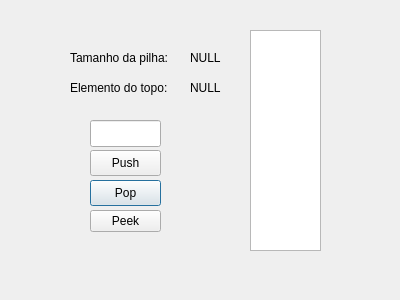
<?xml version="1.0" encoding="UTF-8"?>
<ui version="4.0">
 <class>windowpilha</class>
 <widget class="QDialog" name="windowpilha">
  <property name="geometry">
   <rect>
    <x>0</x>
    <y>0</y>
    <width>400</width>
    <height>300</height>
   </rect>
  </property>
  <property name="windowTitle">
   <string>Dialog</string>
  </property>
  <widget class="QPushButton" name="pushButton">
   <property name="geometry">
    <rect>
     <x>90</x>
     <y>180</y>
     <width>71</width>
     <height>26</height>
    </rect>
   </property>
   <property name="text">
    <string>Pop</string>
   </property>
  </widget>
  <widget class="QPushButton" name="OK">
   <property name="geometry">
    <rect>
     <x>90</x>
     <y>150</y>
     <width>71</width>
     <height>26</height>
    </rect>
   </property>
   <property name="text">
    <string>Push</string>
   </property>
  </widget>
  <widget class="QLabel" name="tamanhoPilha">
   <property name="geometry">
    <rect>
     <x>190</x>
     <y>50</y>
     <width>41</width>
     <height>16</height>
    </rect>
   </property>
   <property name="text">
    <string>NULL</string>
   </property>
  </widget>
  <widget class="QLabel" name="label">
   <property name="geometry">
    <rect>
     <x>70</x>
     <y>50</y>
     <width>111</width>
     <height>16</height>
    </rect>
   </property>
   <property name="text">
    <string>Tamanho da pilha:</string>
   </property>
  </widget>
  <widget class="QListWidget" name="listWidget">
   <property name="geometry">
    <rect>
     <x>250</x>
     <y>30</y>
     <width>71</width>
     <height>221</height>
    </rect>
   </property>
   <property name="layoutDirection">
    <enum>Qt::LeftToRight</enum>
   </property>
   <property name="styleSheet">
    <string notr="true"/>
   </property>
   <property name="movement">
    <enum>QListView::Static</enum>
   </property>
   <property name="flow">
    <enum>QListView::TopToBottom</enum>
   </property>
   <property name="isWrapping" stdset="0">
    <bool>false</bool>
   </property>
   <property name="layoutMode">
    <enum>QListView::SinglePass</enum>
   </property>
  </widget>
  <widget class="QLabel" name="resultadoTop">
   <property name="geometry">
    <rect>
     <x>190</x>
     <y>80</y>
     <width>41</width>
     <height>16</height>
    </rect>
   </property>
   <property name="text">
    <string>NULL</string>
   </property>
  </widget>
  <widget class="QLabel" name="label_2">
   <property name="geometry">
    <rect>
     <x>70</x>
     <y>80</y>
     <width>111</width>
     <height>16</height>
    </rect>
   </property>
   <property name="text">
    <string>Elemento do topo:</string>
   </property>
  </widget>
  <widget class="QLineEdit" name="entrada">
   <property name="geometry">
    <rect>
     <x>90</x>
     <y>120</y>
     <width>71</width>
     <height>27</height>
    </rect>
   </property>
  </widget>
  <widget class="QPushButton" name="Peek">
   <property name="geometry">
    <rect>
     <x>90</x>
     <y>210</y>
     <width>71</width>
     <height>22</height>
    </rect>
   </property>
   <property name="text">
    <string>Peek</string>
   </property>
  </widget>
 </widget>
 <resources/>
 <connections/>
</ui>
